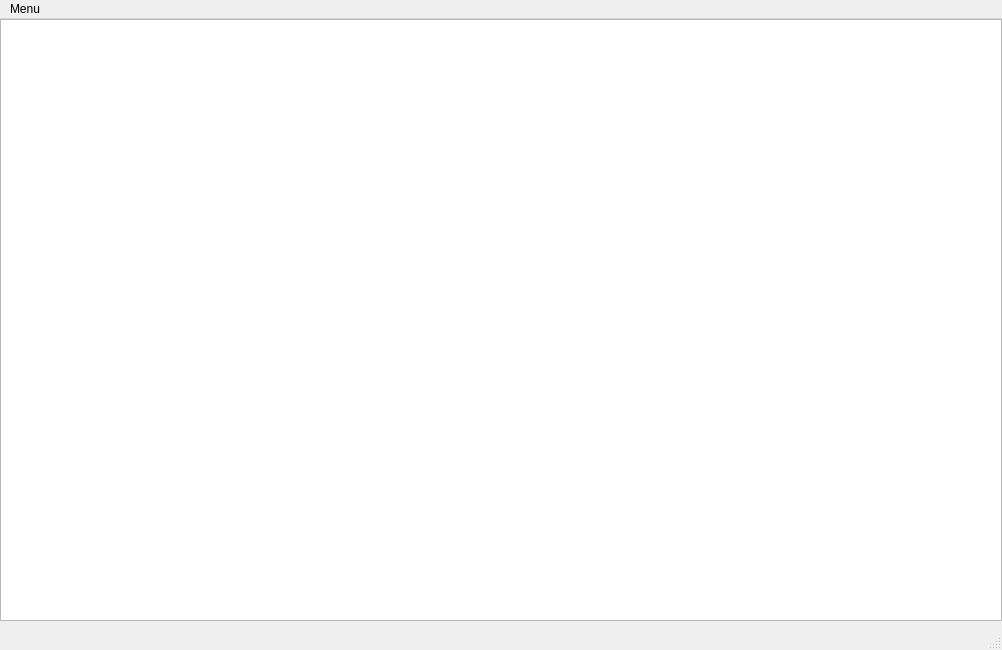
<?xml version="1.0" encoding="UTF-8"?>
<ui version="4.0">
 <class>MainWindow</class>
 <widget class="QMainWindow" name="MainWindow">
  <property name="geometry">
   <rect>
    <x>0</x>
    <y>0</y>
    <width>1002</width>
    <height>650</height>
   </rect>
  </property>
  <property name="minimumSize">
   <size>
    <width>1002</width>
    <height>650</height>
   </size>
  </property>
  <property name="maximumSize">
   <size>
    <width>1002</width>
    <height>650</height>
   </size>
  </property>
  <property name="windowTitle">
   <string>Mario</string>
  </property>
  <widget class="QWidget" name="centralwidget">
   <widget class="QGraphicsView" name="graphicsView">
    <property name="geometry">
     <rect>
      <x>0</x>
      <y>0</y>
      <width>1002</width>
      <height>602</height>
     </rect>
    </property>
   </widget>
  </widget>
  <widget class="QMenuBar" name="menubar">
   <property name="geometry">
    <rect>
     <x>0</x>
     <y>0</y>
     <width>1002</width>
     <height>25</height>
    </rect>
   </property>
   <widget class="QMenu" name="menu">
    <property name="title">
     <string>Menu</string>
    </property>
    <addaction name="actionPlay"/>
    <addaction name="actionAuthor"/>
    <addaction name="actionHelp"/>
    <addaction name="actionQuit"/>
   </widget>
   <addaction name="menu"/>
  </widget>
  <widget class="QStatusBar" name="statusbar"/>
  <action name="actionAuthor">
   <property name="text">
    <string>Author</string>
   </property>
  </action>
  <action name="actionHelp">
   <property name="text">
    <string>Help</string>
   </property>
   <property name="shortcut">
    <string>Ctrl+H</string>
   </property>
  </action>
  <action name="actionPlay">
   <property name="text">
    <string>Play</string>
   </property>
   <property name="shortcut">
    <string>Ctrl+W</string>
   </property>
  </action>
  <action name="actionQuit">
   <property name="text">
    <string>Quit</string>
   </property>
  </action>
 </widget>
 <resources/>
 <connections/>
</ui>
